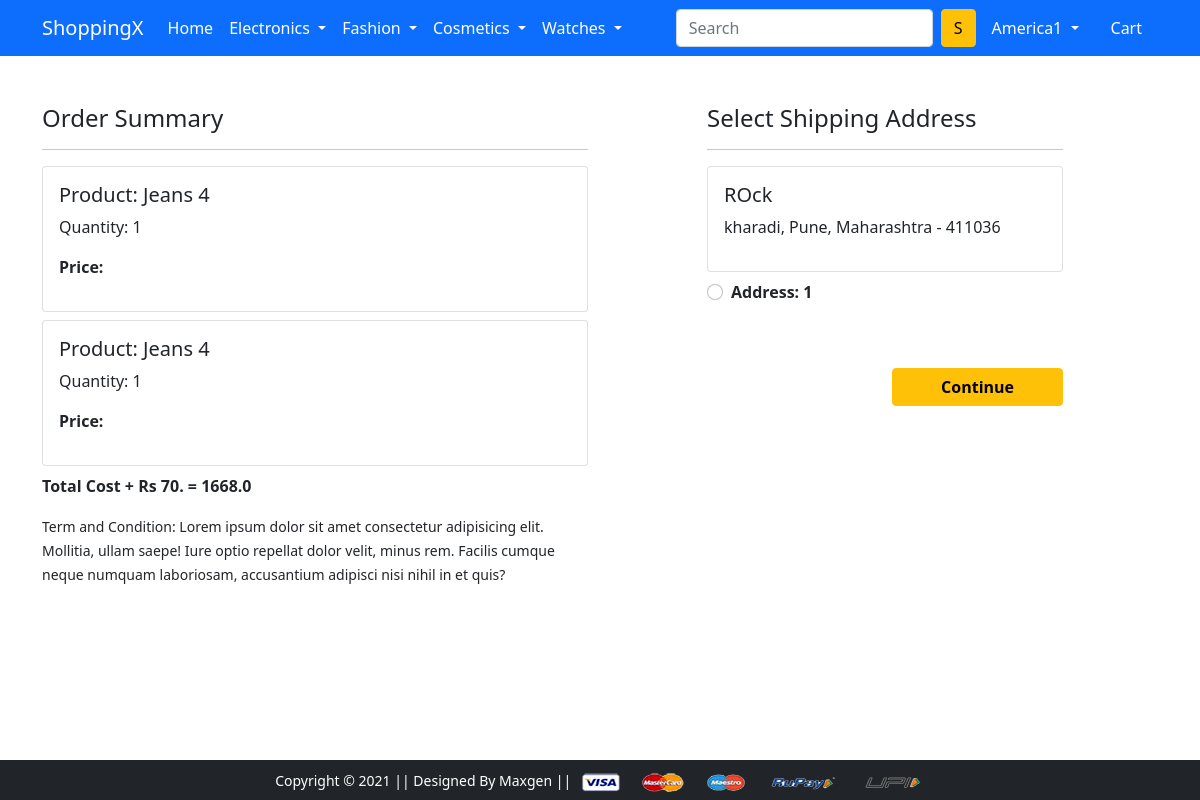
/checkout/ (signed in), run on the app's committed database.
### app/models.py (models this page shows)
class Cart(models.Model):
    user = models.ForeignKey(User,on_delete=models.CASCADE)
    product = models.ForeignKey(Product, on_delete=models.CASCADE)
    quantity = models.PositiveIntegerField(default=1)

class Product(models.Model):
    title = models.CharField(max_length=100)
    selling_price = models.FloatField()
    discounted_price = models.FloatField()
    description = models.TextField()
    brand = models.CharField(max_length=100)
    category = models.CharField(choices=CATEGORY_CHOICES,max_length=3)
    product_image = models.ImageField(upload_to='producting')

class Customer(models.Model):
    user = models.ForeignKey(User,on_delete=models.CASCADE)
    name = models.CharField(max_length=200)
    locality = models.CharField(max_length=200)
    city = models.CharField(max_length=50)
    zipcode = models.IntegerField()
    state = models.CharField(choices=STATE_CHOICES, max_length=50)

### app/views.py (the view)
# urls.py: path('checkout/', views.checkout, name='checkout'),
@login_required
def checkout(request):
    user = request.user
    add = Customer.objects.filter(user=user)
    cart_items = Cart.objects.filter(user=user)
    amount = 0.0
    shipping_amount = 70.0
    totalamount = 0.0
    cart_product = [p for p in Cart.objects.all() if p.user == request.user]
    if cart_product:
        for p in cart_product:
            tempamount = (p.quantity * p.product.discounted_price)
            amount += tempamount
        totalamount = amount + shipping_amount
    return render(request, 'app/checkout.html',{'add':add,'totalamount':totalamount,'cart_items':cart_items })

### app/templates/app/checkout.html (shortened to what this page needs)
{% extends 'app/base.html' %}
{% load static %}
{% block main-content %}
<div class="container">
 <div class="row mt-5">
  <div class="col-sm-6">
    <h4>Order Summary</h4>
    <hr>
      {%for item in cart_items%}
      <div class="card mb-2">
        <div class="card-body">
          <h5>Product: {{item.product.title}}</h5>
          <p>Quantity: {{item.quantity}}</p>
          <p class="fw-bold">Price: {{item.total_cost}}</p>
        </div>
      </div>
      {%endfor%}
      <p class="fw-bold">Total Cost + Rs 70. = {{totalamount}}</p>
    <small>Term and Condition: Lorem ipsum dolor sit amet consectetur adipisicing elit. Mollitia, ullam saepe! Iure optio repellat dolor velit, minus rem. Facilis cumque neque numquam laboriosam, accusantium adipisci nisi nihil in et quis?</small>
  </div>
  <div class="col-sm-4 offset-sm-1">
    <h4>Select Shipping Address</h4>
    <hr>
    <form action="/paymentdone">
    {%for ad in add%}
      <div class="card">
        <div class="card-body">
        <h5>{{ad.name}}</h5>
        <p>{{ad.locality}}, {{ad.city}}, {{ad.state}} - {{ad.zipcode}}</p>
        </div>
      </div>
        <div class="form-check mt-2 mb-5">
          <input class="form-check-input" type="radio" name=custid id="custadd{{forloop.counter}}" value="{{ad.id}}">
          <label class="form-check-label fw-bold" for="custadd{{forloop.counter}}">
            Address: {{forloop.counter}}</label>
        </div>
        {%endfor%}
        <div class="text-end">
          <button type="submit" class="btn btn-warning mt-3 px-5 fw-bold">Continue</button>
        </div>
      </form>
    </div>
  </div>
</div>
{% endblock main-content %}

### app/templates/app/base.html (shortened to what this page needs)
<!doctype html>
{% load static %}
<html lang="en">
  <head>
    <link href="https://cdn.jsdelivr.net/npm/bootstrap@5.0.0-beta1/dist/css/bootstrap.min.css" rel="stylesheet">
    <link rel="stylesheet" href="{% static 'app/css/owl.carousel.min.css' %}">
    <link rel="stylesheet" href="{% static 'app/css/all.min.css' %}">
    <link rel="stylesheet" href="{% static 'app/css/style.css' %}">
  </head>
  <body>
<nav class="navbar navbar-expand-lg navbar-dark bg-primary">
     <div class="container">
       <a class="navbar-brand" href="/">ShoppingX</a>
       <div class="collapse navbar-collapse" id="navbarSupportedContent">
         <ul class="navbar-nav me-auto mb-2 mb-lg-0">
           <li class="nav-item">
             <a class="nav-link active" aria-current="page" href="/">Home</a>
           </li>
           <li class="nav-item dropdown">
             <a class="nav-link dropdown-toggle text-white" href="#" id="electronicsDropdown" role="button" data-bs-toggle="dropdown" aria-expanded="false">
               Electronics
             </a>
           </li>
           <li class="nav-item dropdown">
             <a class="nav-link dropdown-toggle text-white" href="#" id="fashionDropdown" role="button" data-bs-toggle="dropdown" aria-expanded="false">
               Fashion
             </a>
           </li>
           <li class="nav-item dropdown">
            <a class="nav-link dropdown-toggle text-white" href="#" id="fashionDropdown" role="button" data-bs-toggle="dropdown" aria-expanded="false">
              Cosmetics
            </a>
          </li>
          <li class="nav-item dropdown">
            <a class="nav-link dropdown-toggle text-white" href="#" id="fashionDropdown" role="button" data-bs-toggle="dropdown" aria-expanded="false">
              Watches
            </a>
          </li>
         </ul>
         <form class="d-flex" action="{% url 'search' %}">
           <input class="form-control me-2" type="search" name="query" placeholder="Search" aria-label="Search">
           <button class="btn btn-warning" type="submit">S</button>
         </form>
         <div>
          <ul class="navbar-nav me-auto mb-2 mb-lg-0">
            {%if request.user.is_authenticated%}
           <li class="nav-item dropdown mx-2">
              <a class="nav-link dropdown-toggle text-white" href="#" id="profileDropdown" role="button" data-bs-toggle="dropdown" aria-expanded="false">
                {{request.user.username|capfirst}}
              </a>
            </li>
            <li class="nav-item mx-2">
             <a href="{% url 'showcart' %}" class="nav-link text-white">Cart </a>
            </li>
            {%endif%}
          </ul>
         </div>
       </div>
     </div>
    </nav>
    {% block main-content %} {% endblock main-content %}
    <footer class="container-fluid bg-dark text-center p-2 mt-5 fixed-bottom" >
        <small class="text-white">Copyright &copy; 2021 || Designed By Maxgen || </small>
        <img src="{% static 'app/images/payment.png' %}" alt="" srcset="" class="img-fluid" height="2px">
    </footer>
  </body>
</html>

### data on the page
Cart: product "Jeans 4", quantity "1"
Cart: product "Jeans 4", quantity "1"
Customer: name "ROck", locality "kharadi", city "Pune", state "Maharashtra", zipcode "411036"

### other printed values
{{ request.user.username|capfirst }} "America1"
{{ totalamount }} "1668.0"
